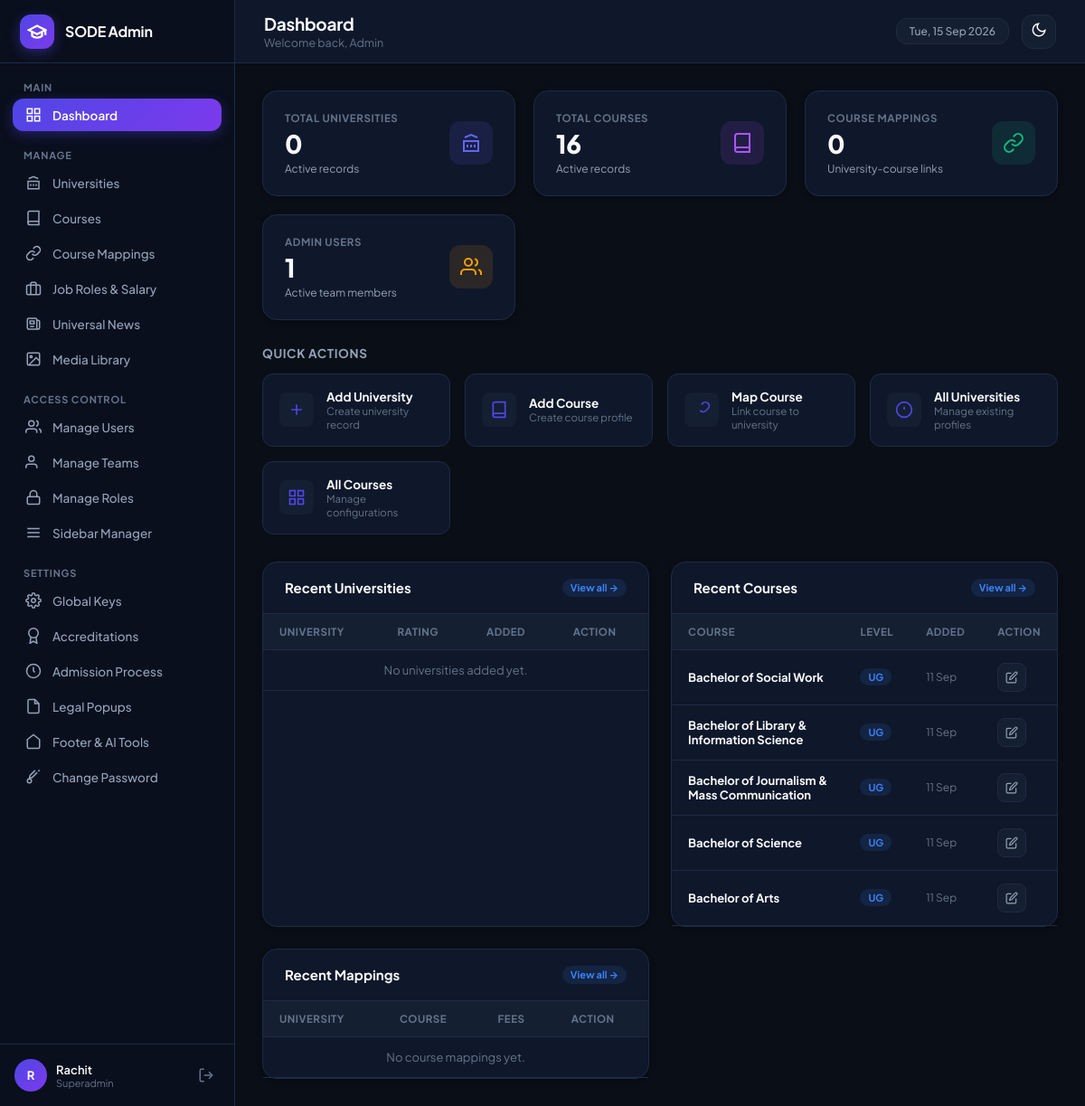
Page /admin/dashboard.php (signed in) on the committed database.
### tables this page shows
CREATE TABLE IF NOT EXISTS `sidebar_items` (
  `id` INT UNSIGNED AUTO_INCREMENT PRIMARY KEY,
  `display_name` VARCHAR(100) NOT NULL,
  `page_route` VARCHAR(255) NOT NULL,
  `sort_order` INT DEFAULT 0,
  `active_page_key` VARCHAR(100) NOT NULL,
  `rbac_module_key` VARCHAR(100) NOT NULL,
  `menu_section` VARCHAR(100) DEFAULT 'Manage',
  `icon_svg` TEXT NULL,
  `is_superadmin_only` TINYINT(1) DEFAULT 0,
  `is_active` TINYINT(1) DEFAULT 1,
  `created_at` TIMESTAMP DEFAULT CURRENT_TIMESTAMP
);

CREATE TABLE IF NOT EXISTS `courses` (
  `id` INT UNSIGNED AUTO_INCREMENT PRIMARY KEY,
  `full_name` VARCHAR(255) NOT NULL,
  `short_name` VARCHAR(100) NOT NULL,
  `slug` VARCHAR(100) NOT NULL UNIQUE,
  `level` ENUM('UG', 'PG', 'Diploma', 'Certificate') DEFAULT 'PG',
  `description` TEXT NULL,
  `created_at` TIMESTAMP DEFAULT CURRENT_TIMESTAMP
);

### admin/dashboard.php (the view, shortened to what the rows shown need)
<?php
$active_page_key = 'dashboard';
$db = get_db_connection();
$recent_courses = $db->query("
    SELECT id, full_name, short_name, level, created_at
    FROM courses
    ORDER BY id DESC LIMIT 5
")->fetchAll();
require_once ADMIN_PATH . '/includes/header.php';
?>
<div style="display:grid; grid-template-columns: repeat(auto-fit, minmax(320px, 1fr)); gap:24px;">
    <div class="admin-card">
        <div class="table-responsive">
            <table class="admin-table">
                <thead>
                    <tr>
                        <th>University</th>
                        <th>Rating</th>
                        <th>Added</th>
                        <th>Action</th>
                    </tr>
                </thead>
            </table>
        </div>
    </div>
    <div class="admin-card">
        <div class="table-responsive">
            <table class="admin-table">
                <thead>
                    <tr>
                        <th>Course</th>
                        <th>Level</th>
                        <th>Added</th>
                        <th>Action</th>
                    </tr>
                </thead>
                <tbody>
                    <?php if (empty($recent_courses)): ?>
                        <tr><td colspan="4" style="text-align:center; color:var(--text-dim);">No courses added yet.</td></tr>
                    <?php else: ?>
                        <?php foreach ($recent_courses as $c): ?>
                            <tr>
                                <td>
                                    <strong><?php echo htmlspecialchars($c['full_name']); ?></strong>
                                </td>
                                <td>
                                    <span class="badge badge-info"><?php echo htmlspecialchars($c['level'] ?? 'PG'); ?></span>
                                </td>
                                <td style="color:var(--text-dim); font-size:12px;">
                                    <?php echo date('d M', strtotime($c['created_at'])); ?>
                                </td>
                                <td>
                                    <a href="<?php echo BASE_URL; ?>/modules/courses/index.php?edit_id=<?php echo $c['id']; ?>" class="action-btn" title="Edit">
                                        <svg width="14" height="14" viewBox="0 0 24 24" fill="none" stroke="currentColor" stroke-width="2"><path d="M11 4H4a2 2 0 0 0-2 2v14a2 2 0 0 0 2 2h14a2 2 0 0 0 2-2v-7"></path><path d="M18.5 2.5a2.121 2.121 0 0 1 3 3L12 15l-4 1 1-4 9.5-9.5z"></path></svg>
                                    </a>
                                </td>
                            </tr>
                        <?php endforeach; ?>
                    <?php endif; ?>
                </tbody>
            </table>
        </div>
    </div>
    <div class="admin-card">
        <div class="table-responsive">
            <table class="admin-table">
                <thead>
                    <tr>
                        <th>University</th>
                        <th>Course</th>
                        <th>Fees</th>
                        <th>Action</th>
                    </tr>
                </thead>
            </table>
        </div>
    </div>
</div>
<?php
require_once ADMIN_PATH . '/includes/footer.php';
?>

### admin/includes/sidebar.php (shortened to what the rows shown need)
<?php
$sidebar_items = get_user_sidebar_items();
$grouped_items = [];
foreach ($sidebar_items as $item) {
    $section = !empty($item['menu_section']) ? strtoupper($item['menu_section']) : 'MANAGE';
    $grouped_items[$section][] = $item;
}
$current_page_key = $active_page_key ?? 'dashboard';
?>
<aside class="app-sidebar" id="app-sidebar">
    <nav class="sidebar-nav">
        <?php foreach ($grouped_items as $section_title => $section_items): ?>
            <div class="nav-section">
                <div class="nav-section-title"><?php echo htmlspecialchars($section_title); ?></div>
                <ul class="nav-list">
                    <?php foreach ($section_items as $item):
                        $is_active = ($current_page_key === $item['active_page_key']);
                        $route = (strpos($item['page_route'], 'http') === 0) ? $item['page_route'] : BASE_URL . '/' . ltrim($item['page_route'], '/');
                    ?>
                        <li class="nav-item <?php echo $is_active ? 'active' : ''; ?>">
                            <a href="<?php echo htmlspecialchars($route); ?>">
                                <?php if (!empty($item['icon_svg'])): ?>
                                    <?php echo $item['icon_svg']; ?>
                                <?php else: ?>
                                    <svg width="18" height="18" viewBox="0 0 24 24" fill="none" stroke="currentColor" stroke-width="2"><circle cx="12" cy="12" r="4"></circle></svg>
                                <?php endif; ?>
                                <span><?php echo htmlspecialchars($item['display_name']); ?></span>
                            </a>
                        </li>
                    <?php endforeach; ?>
                </ul>
            </div>
        <?php endforeach; ?>
    </nav>
</aside>

### rows in the picture
sidebar_items: display_name "Dashboard"
sidebar_items: display_name "Universities"
sidebar_items: display_name "Courses"
sidebar_items: display_name "Course Mappings"
sidebar_items: display_name "Job Roles & Salary"
sidebar_items: display_name "Universal News"
sidebar_items: display_name "Media Library"
sidebar_items: display_name "Manage Users"
sidebar_items: display_name "Manage Teams"
sidebar_items: display_name "Manage Roles"
sidebar_items: display_name "Sidebar Manager"
sidebar_items: display_name "Global Keys"
sidebar_items: display_name "Accreditations"
sidebar_items: display_name "Admission Process"
sidebar_items: display_name "Legal Popups"
sidebar_items: display_name "Footer & AI Tools"
sidebar_items: display_name "Change Password"
courses: full_name "Bachelor of Social Work", level "UG", created_at "11 Sep"
courses: full_name "Bachelor of Library & Information Science", level "UG", created_at "11 Sep"
courses: full_name "Bachelor of Journalism & Mass Communication", level "UG", created_at "11 Sep"
courses: full_name "Bachelor of Science", level "UG", created_at "11 Sep"
courses: full_name "Bachelor of Arts", level "UG", created_at "11 Sep"

### other values in the picture
APP_NAME "SODE Admin"
$section_title "MAIN"
$section_title "MANAGE"
$section_title "ACCESS CONTROL"
$section_title "SETTINGS"
get_user_initials($current_user['name']) "R"
$current_user['name'] "Rachit"
$current_user['role_name'] "Superadmin"
$page_title "Dashboard"
$page_subtitle "Welcome back, Admin"
$total_unis "0"
$total_courses "16"
$total_mappings "0"
$total_users "1"
